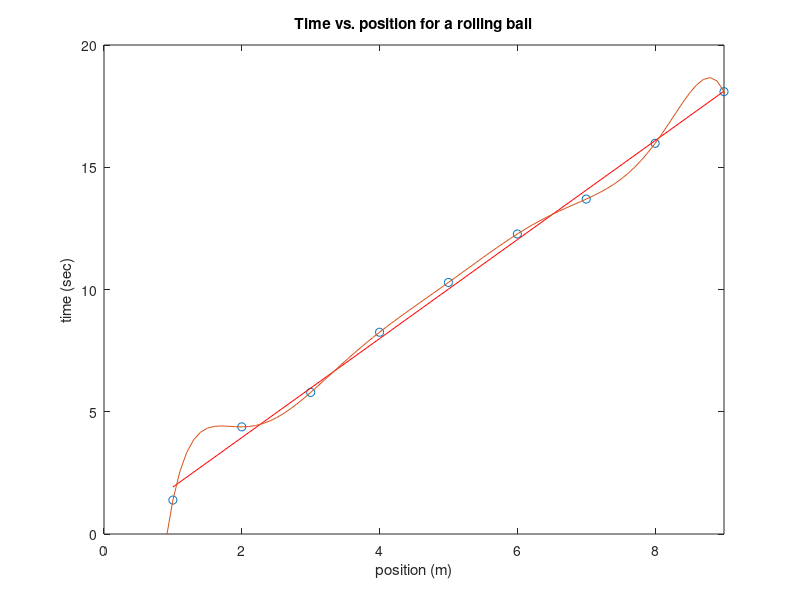

MATLAB code for this plot:
% Simulate position vs. time data for a rolling ball
close all; clear all;
randn('state',0); % Reset the random number generator
x = 1:9;  % define the intervals for taking measurments
vox = 0.5;    % initial velocity in the x direction
t = x/vox;    % compute t for ideal case
t = t+.5*randn([size(x) 1]); % add some noise
plot(x,t,'o') % plot the data and add labels
ylabel('time (sec)')
xlabel('position (m)')
title('Time vs. position for a rolling ball')
axis([0 9 0 20])
hold on  % keep the first graph up while we plot the fitted line

% Fit a line thru the data and plot the result over the data plot
temp = polyfit(x,t,1); % least squares fitting to a line
a1 = temp(2) % y-intercept of the fitted line
a2 = temp(1) % slope of fitted lines
fit = a1+a2*x;
plot(x,fit,'r')
axis([0 9 0 20])
hold on

R=corrcoef(x,t);R(1,2)
%A correlation coefficient with a magnitude near 1 (as in this case) represents a good fit.  As the fit gets worse, the correlation coefficient approaches zero.

% Try a higher order fit
a = polyfit(x,t,8);
new_x = 0:.1:10;
new_t = polyval(a,new_x);
plot(new_x,new_t)
axis([0 9 0 20])
